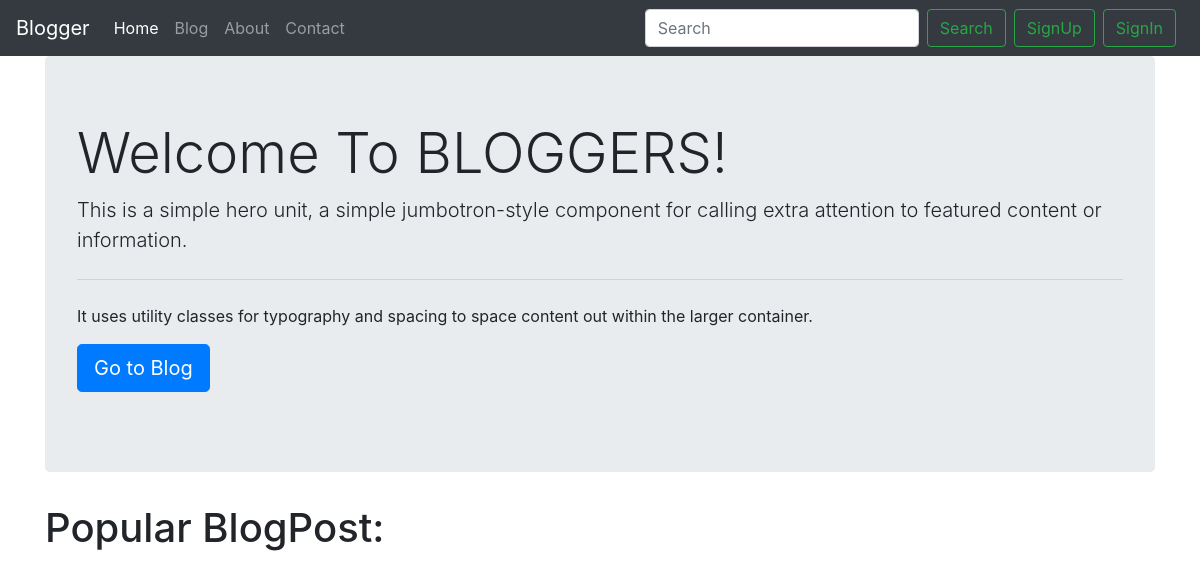
The app's page /, older data.
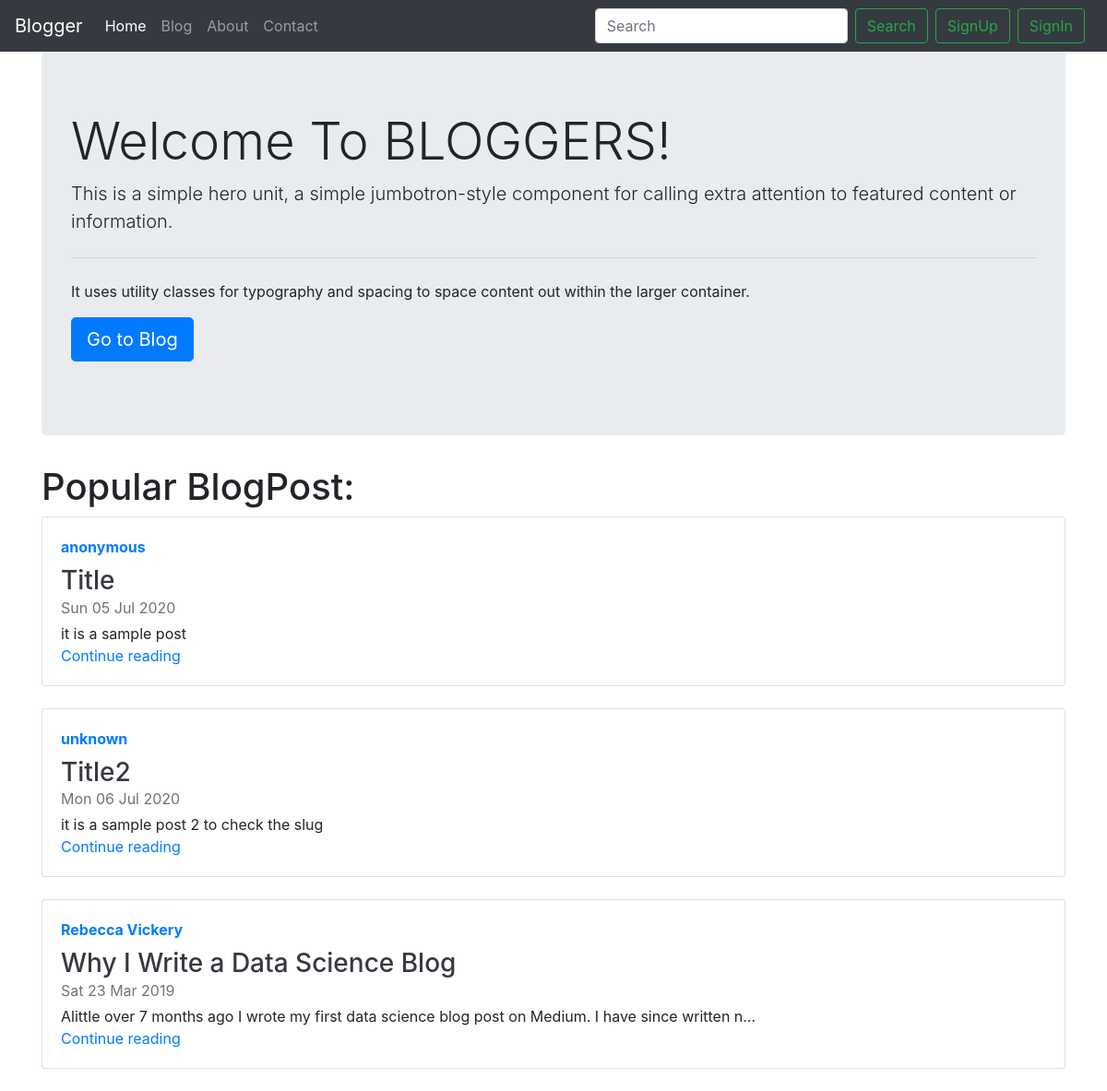
The same page, newer data.
### blog/models.py (models this page shows)
class Post(models.Model):
    sno = models.AutoField(primary_key=True)
    title = models.CharField(max_length=250)
    content = models.TextField()
    author = models.CharField(max_length=20)
    slug = models.CharField(max_length=130, default='Anonymous')
    timeStamp = models.DateTimeField(blank=True)
    def __str__(self):
        return 'by: '+self.author

### home/views.py (the view)
# urls.py: 2. Add a URL to urlpatterns:  path('', views.home, name='home')
def home(request):
    allPosts = Post.objects.all()
    print(allPosts)
    context = {'allPosts': allPosts}
    return render(request, 'home/home.html', context)

### templates/home/home.html (shortened to what this page needs)
{% extends 'base.html'%}
{% block homeactive %}
active
{% endblock homeactive %}
{% block body %}
<div class="container">
    <div class="row">
        <div class="col">
            <div class="jumbotron">
                <h1 class="display-4">Welcome To BLOGGERS!</h1>
                <p class="lead">This is a simple hero unit, a simple jumbotron-style component for calling extra
                    attention
                    to featured content or information.</p>
                <hr class="my-4">
                <p>It uses utility classes for typography and spacing to space content out within the larger container.
                </p>
                <p class="lead">
                    <a class="btn btn-primary btn-lg" href="/blog" role="button">Go to Blog</a>
                </p>
            </div>
        </div>
    </div>
</div>
<div class="container">
    <div class="row">
        <div class="col">
            <h1>Popular BlogPost:</h1>
        </div>
    </div>
    {% for post in allPosts  %}
    <div class="row">
        <div class="col">
            <div class="card flex-md-row mb-4 box-shadow h-md-250">
                <div class="card-body d-flex flex-column align-items-start">
                    <strong class="d-inline-block mb-2 text-primary">{{post.author}}</strong>
                    <h3 class="mb-0">
                        <a class="text-dark" href="#">{{post.title}}</a>
                    </h3>
                    <div class="mb-1 text-muted">{{post.timeStamp|date:"D d M Y"}}</div>
                    <p class="card-text mb-auto">{{post.content|truncatechars:100}}</p>
                    <a href="/blog/{{post.slug}}">Continue reading</a>
                </div>
            </div>
        </div>
    </div>
    {% endfor %}
</div>
{% endblock body %}

### templates/base.html (shortened to what this page needs)
<!DOCTYPE html>
<html lang="en">
<head>
    <link rel="stylesheet" href="https://stackpath.bootstrapcdn.com/bootstrap/4.5.0/css/bootstrap.min.css"
 />
</head>
<body>
    <nav class="navbar navbar-expand-lg navbar-dark bg-dark">
        <a class="navbar-brand" href="/">Blogger</a>
        <div class="collapse navbar-collapse" id="navbarSupportedContent">
            <ul class="navbar-nav mr-auto">
                <li class="nav-item {% block homeactive %}
                {% endblock homeactive %} ">
                    <a class="nav-link" href="/">Home <span class="sr-only">(current)</span></a>
                </li>
                <li class="nav-item {% block blogactive %}
                    {% endblock blogactive %}">
                    <a class="nav-link " href="/blog">Blog</a>
                </li>
                <li class="nav-item {% block aboutactive %}
                    {% endblock aboutactive %} ">
                    <a class="nav-link" href="/about">About</a>
                </li>
                <li class="nav-item {% block contactactive %}
                {% endblock contactactive %} ">
                    <a class="nav-link" href="/contact">Contact</a>
                </li>
            </ul>
            <form method="GET" action="/search/" class="form-inline my-2 my-lg-0">
                <input class="form-control mr-sm-2" type="search" placeholder="Search" aria-label="Search" name="query"
                    id="query" />
                <button class="btn btn-outline-success my-2 my-sm-0" type="submit">
                    Search
                </button>
                <button type="button" class="btn btn-outline-success my-2 mx-2 my-sm-0" data-toggle="modal"
                    data-target="#signupModal">
                    SignUp
                </button>
                <button type="button" class="btn btn-outline-success my-2 mr-2 my-sm-0" data-toggle="modal"
                    data-target="#signinModal">
                    SignIn
                </button>
            </form>
        </div>
    </nav>
    {% block body %}
    {%endblock%}
</body>
</html>

Row changes from the older to the newer data that the page shows:
added Post: author "anonymous", title "Title", timeStamp "Sun 05 Jul 2020", content "it is a sample post"
added Post: author "unknown", title "Title2", timeStamp "Mon 06 Jul 2020", content "it is a sample post 2 to check the slug"
added Post: author "Rebecca Vickery", title "Why I Write a Data Science Blog", timeStamp "Sat 23 Mar 2019", content "Alittle over 7 months ago I wrote my first data science blog post on Medium. I have since written n…"
